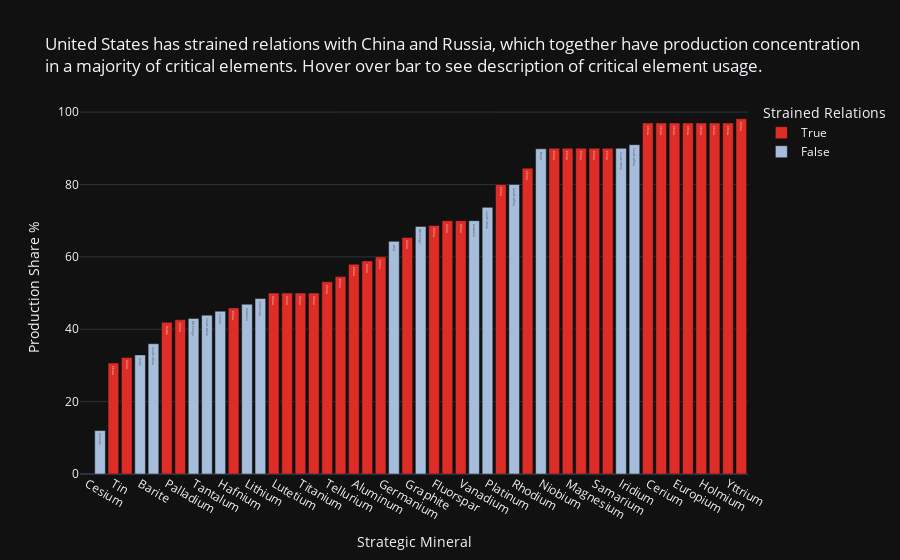

Notebook source saved alongside this figure:
### Code cell
fig = px.bar(criticals,
             y = 'Production Share %',
             x = 'Strategic Mineral',
             color = 'Strained Relations',
             text = 'Country',
             hover_data = 'Desc',
             color_discrete_sequence=['#de2d26', '#a6bddb'],
             title = """
             United States has strained relations with China and Russia, which together have production concentration
             <br>in a majority of critical elements. Hover over bar to see description of critical element usage.
             """)
fig.update_traces()
fig.update_layout(uniformtext_minsize=12)
fig.update_layout(xaxis={'categoryorder':'max ascending'})
fig.show()

### Figure 1 — Plotly figure (JSON) as saved in the notebook; plotly's stock layout.template omitted (floating-point values rounded to 4 significant figures)
{"data": [{"alignmentgroup": "True", "customdata": [["used in almost all sectors of the economy"], ["used in lead-acid batteries and flame retardants"], ["used in semi-conductors"], ["used in medical and atomic research"], ["used in catalytic converters, ceramics, glass, metallurgy, and polishing compounds"], ["used in permanent magnets, data storage devices, and lasers"], ["used in fiber optics, optical amplifiers, lasers, and glass colorants"], ["used in phosphors and nuclear control rods"], ["used in the manufacture of aluminum, cement, steel, gasoline, and fluorine chemicals"], ["used in medical imaging, permanent magnets, and steelmaking"], ["used for integrated circuits and optical devices like LEDs"], ["used for fiber optics and night vision applications"], ["used for lubricants, batteries, and fuel cells"], ["used in permanent magnets, nuclear control rods, and lasers"], ["used in liquid crystal display screens"], ["used to produce catalysts, ceramics, glass, polishing compounds, metallurgy, and batteries"], ["used in scintillators for medical imaging, electronics, and some cancer therapies"], ["used as an alloy and for reducing metals"], ["used in permanent magnets, rubber catalysts, and in medical and industrial lasers"], ["used in catalytic converters and as a catalyst agent"], ["used in permanent magnets, batteries, aerospace alloys, ceramics, and colorants"], ["used in permanent magnets, as an absorber in nuclear reactors, and in cancer treatments"], ["used for alloys, ceramics, and fuel cells"], ["used in solar cells, thermoelectric devices, and as alloying additive"], ["used in permanent magnets, fiber optics, lasers, and solid-state devices"], ["used in various metal alloys and in lasers"], ["used as protective coatings and alloys for steel"], ["used as a white pigment or metal alloys"], ["primarily used to make wear-resistant metals"], ["primarily used as alloying agent for iron and steel"], ["used for catalysts, scintillometers, lasers, and metallurgy"], ["used for ceramic, catalysts, lasers, metallurgy, and phosphors"], ["primarily used in metallurgy to produce galvanized steel"]], "hovertemplate": "Strained Relations=True<br>Strategic Mineral=%{x}<br>Production Share %=%{y}<br>Country=%{text}<br>Desc=%{customdata[0]}<extra></extra>", "legendgroup": "True", "marker": {"color": "#de2d26", "pattern": {"shape": ""}}, "name": "True", "offsetgroup": "True", "orientation": "v", "showlegend": true, "text": ["China", "China", "China", "China", "China", "China", "China", "China", "China", "China", "China", "China", "China", "China", "China", "China", "China", "China", "China", "Russia", "China", "China", "China", "China", "China", "China", "China", "China", "China", "China", "China", "China", "China"], "textposition": "auto", "x": ["Aluminum", "Antimony", "Arsenic", "Bismuth", "Cerium", "Dysprosium", "Erbium", "Europium", "Fluorspar", "Gadolinium", "Gallium", "Germanium", "Graphite ", "Holmium", "Indium", "Lanthanum", "Lutetium", "Magnesium", "Neodymium", "Palladium", "Praseodymium", "Samarium", "Scandium", "Tellurium", "Terbium", "Thulium", "Tin", "Titanium", "Tungsten", "Vanadium", "Ytterbium", "Yttrium", "Zinc"], "xaxis": "x", "y": [57.97, 54.55, 45.9, 80.0, 97.0, 90.0, 97.0, 97.0, 68.67, 97.0, 98.18, 60.0, 65.38, 97.0, 58.89, 42.6, 50.0, 90.0, 90.0, 41.9, 70.0, 90.0, 97.0, 53.13, 90.0, 50.0, 30.65, 50.0, 84.52, 70.0, 50.0, 97.0, 32.21], "yaxis": "y", "type": "bar"}, {"alignmentgroup": "True", "customdata": [["used in hydrocarbon production"], ["used as an alloying agent in aerospace and defense industries"], ["used in research and development"], ["used primarily in stainless steel and other alloys"], ["used in rechargeable batteries and superalloys"], ["used for nuclear control rods, alloys, and high-temperature ceramics"], ["used as coating of anodes for electrochemical processes and as a chemical catalyst"], ["used for rechargeable batteries"], ["used in steelmaking and batteries"], ["used to make stainless steel, superalloys, and rechargeable batteries"], ["used mostly in steel and superalloys"], ["used in catalytic converters"], ["used in catalytic converters, electrical components, and as a catalyst"], ["used for research and development in electronics"], ["used as catalysts, as well as electrical contacts and chip resistors in computers"], ["used in electronic components, mostly capacitors and in superalloys"], ["used in the high-temperature ceramics and corrosion-resistant alloys"]], "hovertemplate": "Strained Relations=False<br>Strategic Mineral=%{x}<br>Production Share %=%{y}<br>Country=%{text}<br>Desc=%{customdata[0]}<extra></extra>", "legendgroup": "False", "marker": {"color": "#a6bddb", "pattern": {"shape": ""}}, "name": "False", "offsetgroup": "False", "orientation": "v", "showlegend": true, "text": ["India", "USA", "Canada", "South Africa", "DR Congo", "France", "South Africa", "Australia", "South Africa", "Indonesia", "Brazil", "South Africa", "South Africa", "Canada", "South Africa", "DR Congo", "Australia"], "textposition": "auto", "x": ["Barite", "Beryllium", "Cesium", "Chromium", "Cobalt", "Hafnium", "Iridium", "Lithium", "Manganese", "Nickel", "Niobium", "Platinum", "Rhodium", "Rubidium", "Ruthenium", "Tantalum", "Zirconium"], "xaxis": "x", "y": [32.91, 64.29, null, 43.9, 68.42, 45.0, 90.0, 46.92, 36.0, 48.48, 89.87, 73.68, 80.0, 12.0, 91.0, 43.0, 70.0], "yaxis": "y", "type": "bar"}], "layout": {"xaxis": {"anchor": "y", "domain": [0.0, 1.0], "title": {"text": "Strategic Mineral"}, "categoryorder": "max ascending"}, "yaxis": {"anchor": "x", "domain": [0.0, 1.0], "title": {"text": "Production Share %"}}, "legend": {"title": {"text": "Strained Relations"}, "tracegroupgap": 0}, "title": {"text": "\n             United States has strained relations with China and Russia, which together have production concentration\n             <br>in a majority of critical elements. Hover over bar to see description of critical element usage.\n             "}, "barmode": "relative", "uniformtext": {"minsize": 12}}}
